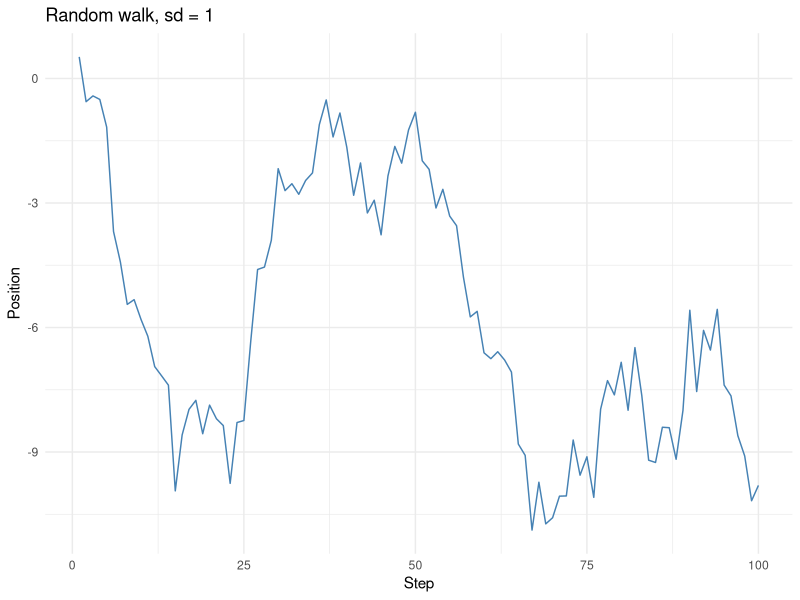
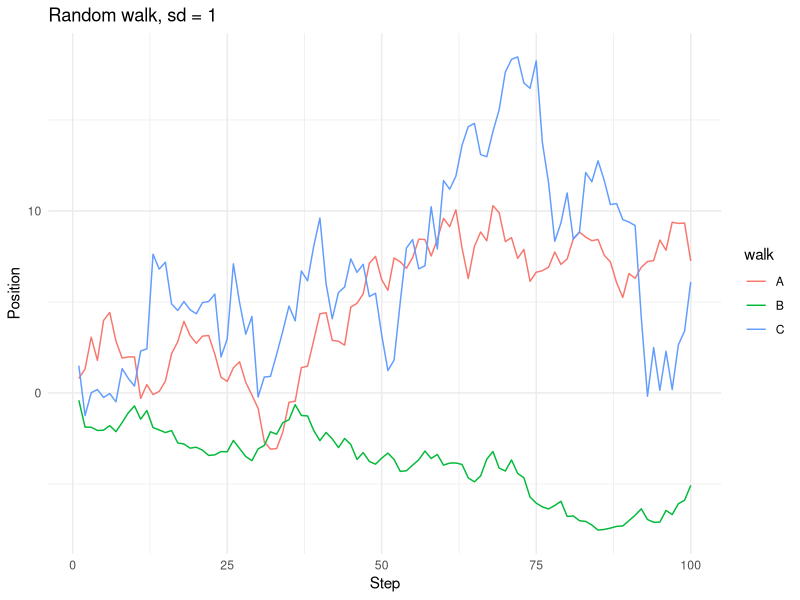
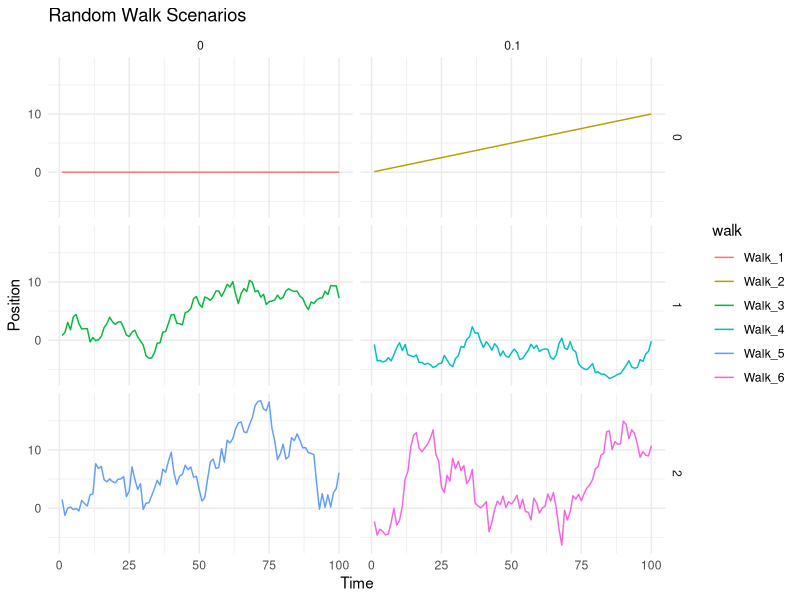
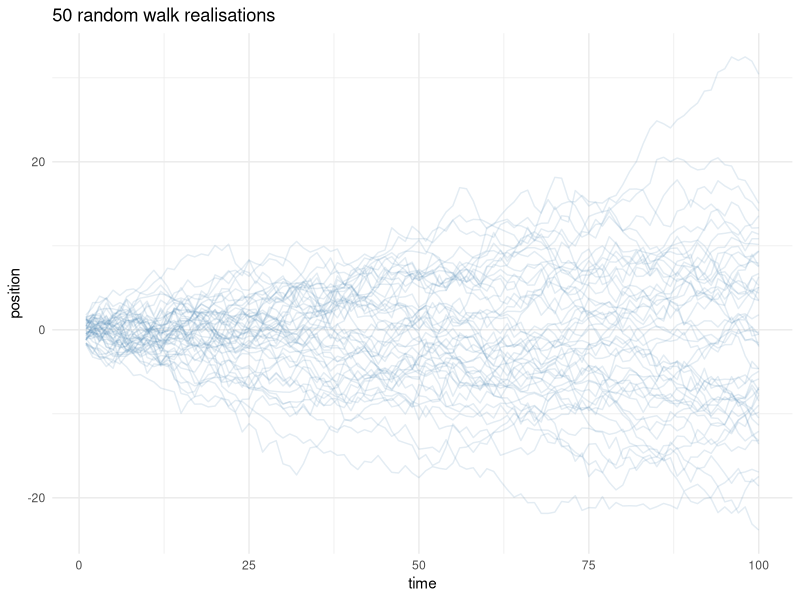
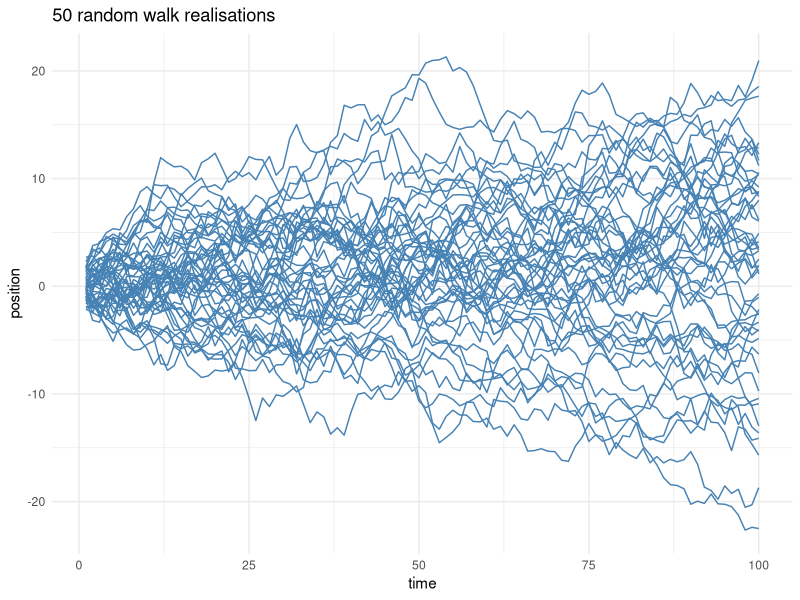
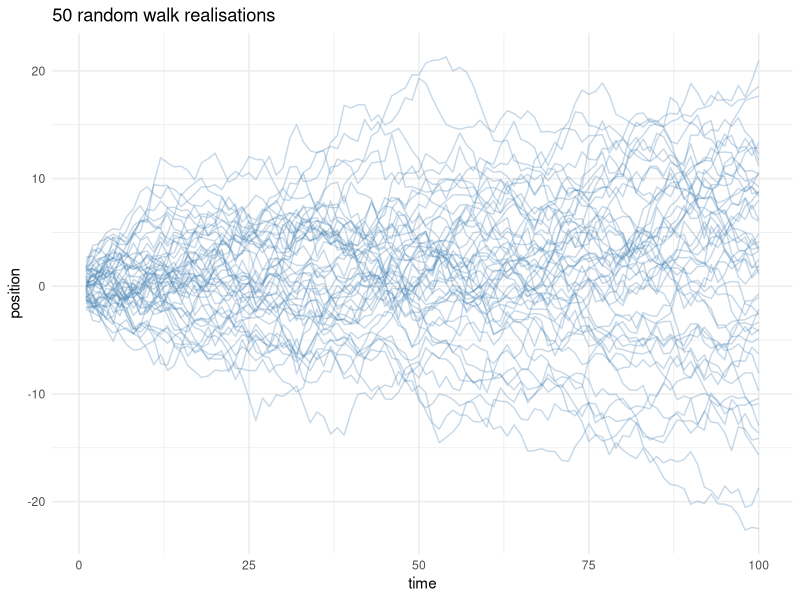
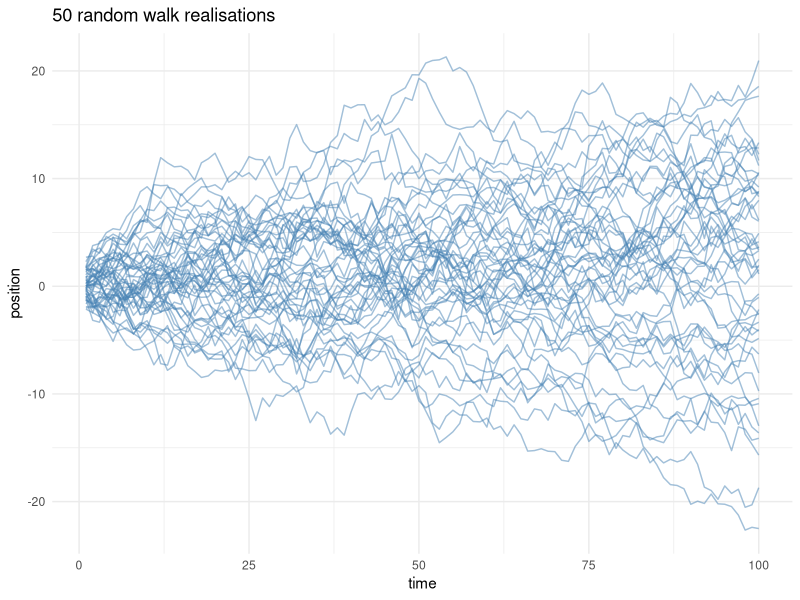
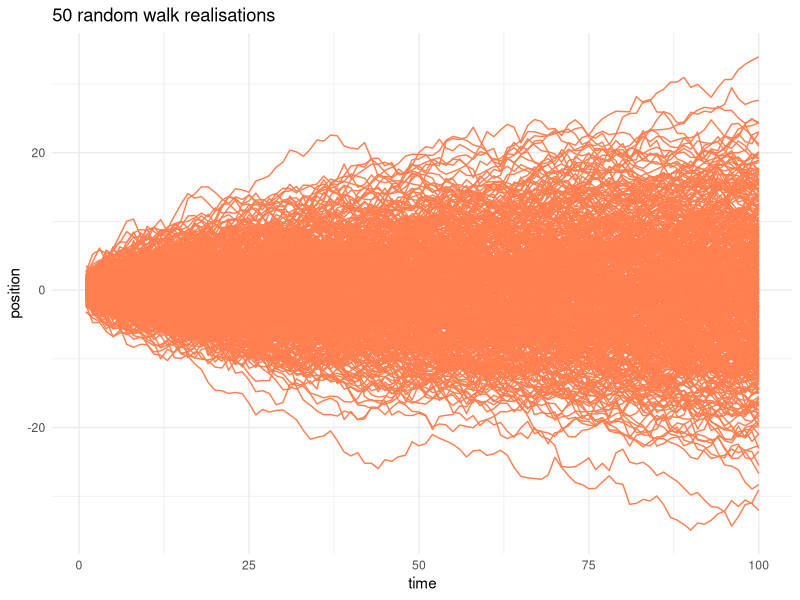

These figures' R source, in order:
## ---- chunk 1
library(ggplot2)
library(dplyr)
## ---- chunk 2
set.seed(2026)
n <- 100

walk_df <- data.frame(
  time = 1:n,
  position = cumsum(rnorm(n, mean = 0, sd = 1))
)

ggplot(walk_df, aes(time, position)) +
  geom_line(colour = "steelblue") +
  labs(title = "Random walk, sd = 1",
       x = "Step", y = "Position") +
  theme_minimal()
## ---- chunk 3
set.seed(21)
n <- 100

walk_df <- rbind(
  data.frame(
  time = 1:n,
  position = cumsum(rnorm(n, mean = 0, sd = 1)),
  walk = 'A'
  ),
  data.frame(
  time = 1:n,
  position = cumsum(rnorm(n, mean = 0, sd = 0.5)),
  walk = 'B'
  ),
data.frame(
  time = 1:n,
  position = cumsum(rnorm(n, mean = 0, sd = 2)),
  walk = 'C'
  )
)



ggplot(walk_df, aes(x=time, y=position, col = walk)) +
  geom_line() +
  labs(title = "Random walk, sd = 1",
       x = "Step", y = "Position") +
  theme_minimal()
## ---- chunk 4
set.seed(21)
n <- 100

random_walk <- function(n, drift, sd, walk) {
  walk_data <-  data.frame(
    time = 1:n,
    position = cumsum(rnorm(n, mean = drift, sd = sd)),
    walk = walk)
  return(walk_data)
}

params <- expand.grid(
  drift = c(0, 0.1),
  sd = c(0, 1, 2)
)

params$scenario_id <- 1:nrow(params)

all_walks <- do.call(rbind, lapply(1:nrow(params), function(i) {
  sim <- random_walk(
    n = 100,                # Number of steps
    drift = params$drift[i], 
    sd = params$sd[i], 
    walk = paste0("Walk_", params$scenario_id[i])
  )
  # Append the parameters to the simulation data for faceting
  sim$drift <- params$drift[i]
  sim$sd <- params$sd[i]
  return(sim)
}))

# Convert parameters to factors for cleaner facet labels
all_walks$drift <- factor(all_walks$drift)
all_walks$sd <- factor(all_walks$sd)

# 4. Plot using facet_grid(sd ~ drift)
ggplot(all_walks, aes(x = time, y = position, group = walk, color = walk)) +
  geom_line() +
  facet_grid(sd ~ drift) +  # Rows = sd, Columns = drift
  labs(title = "Random Walk Scenarios", x = "Time", y = "Position") +
  theme_minimal() 

#ggplot(walk_df, aes(x=time, y=position, col = walk)) +
  # geom_line() +
  # labs(title = "Random walk, sd = 1",
  #      x = "Step", y = "Position") +
  # facet_grid(sd ~ drift)
  # theme_minimal()
## ---- chunk 5
set.seed(2026)
n_steps <- 100
n_sims  <- 50

sims <- lapply(1:n_sims, function(i) {
  data.frame(sim = i, time = 1:n_steps,
             position = cumsum(rnorm(n_steps)))
})
sims <- bind_rows(sims)
## ---- chunk 6
ggplot(sims, aes(time, position, group = sim)) +
  geom_line(alpha = 0.15, colour = "steelblue") +
  labs(title = "50 random walk realisations") +
  theme_minimal()
## ---- chunk 7
n_steps <- 100
n_sims  <- 50

sims <- lapply(1:n_sims, function(i) {
  data.frame(sim = i, time = 1:n_steps,
             position = cumsum(rnorm(n_steps)))
})
sims <- bind_rows(sims)

ggplot(sims, aes(time, position, group = sim)) +
  geom_line(alpha = 1, colour = "steelblue") +
  labs(title = "50 random walk realisations") +
  theme_minimal()

ggplot(sims, aes(time, position, group = sim)) +
  geom_line(alpha = 0.3, colour = "steelblue") +
  labs(title = "50 random walk realisations") +
  theme_minimal()

ggplot(sims, aes(time, position, group = sim)) +
  geom_line(alpha = 0.5, colour = "steelblue") +
  labs(title = "50 random walk realisations") +
  theme_minimal()

n_sims  <- 500

sims <- lapply(1:n_sims, function(i) {
  data.frame(sim = i, time = 1:n_steps,
             position = cumsum(rnorm(n_steps)))
})
sims <- bind_rows(sims)

ggplot(sims, aes(time, position, group = sim)) +
  geom_line(alpha = 1, colour = "coral") +
  labs(title = "50 random walk realisations") +
  theme_minimal()

ggplot(sims, aes(time, position, group = sim)) +
  geom_line(alpha = 0.3, colour = "coral") +
  labs(title = "50 random walk realisations") +
  theme_minimal()

ggplot(sims, aes(time, position, group = sim)) +
  geom_line(alpha = 0.5, colour = "coral") +
  labs(title = "50 random walk realisations") +
  theme_minimal()
## ---- chunk 8
sims |>
  filter(sim <= 9) |>
  ggplot(aes(time, position)) +
  geom_line(colour = "steelblue") +
  facet_wrap(~ sim, nrow = 3) +
  labs(title = "9 of 50 realisations") +
  theme_minimal()
## ---- chunk 9
set.seed(2026)
n_steps <- 100
n_sims  <- 500

sims_big <- lapply(1:n_sims, function(i) {
  data.frame(sim = i, time = 1:n_steps,
             position = cumsum(rnorm(n_steps)))
})
sims_big <- bind_rows(sims_big)

summary_df <- sims_big |>
  group_by(time) |>
  summarise(
    median  = median(position),
    lower50 = quantile(position, 0.25),
    upper50 = quantile(position, 0.75),
    lower90 = quantile(position, 0.05),
    upper90 = quantile(position, 0.95),
    .groups = "drop"
  )
## ---- chunk 10
ggplot(summary_df, aes(time)) +
  geom_ribbon(aes(ymin = lower90, ymax = upper90),
              alpha = 0.2, fill = "steelblue") +
  geom_ribbon(aes(ymin = lower50, ymax = upper50),
              alpha = 0.4, fill = "steelblue") +
  geom_line(aes(y = median), colour = "steelblue", linewidth = 1) +
  labs(title = "Random walk: median, 50% and 90% intervals (500 sims)",
       x = "Time", y = "Position") +
  theme_minimal()
## ---- chunk 11
selected_sims <- sims_big %>%
  distinct(sim) %>%
  slice_sample(n = 10) %>%
  pull(sim)

random_samples_full <- sims_big %>%
  filter(sim %in% selected_sims) %>%
  mutate(sim = as.factor(sim))

ggplot(summary_df, aes(time)) +
  geom_ribbon(aes(ymin = lower90, ymax = upper90),
              alpha = 0.2, fill = "steelblue") +
  geom_ribbon(aes(ymin = lower50, ymax = upper50),
              alpha = 0.4, fill = "steelblue") +
  geom_line(aes(y = median), colour = "steelblue", linewidth = 1) +
  geom_line(data = random_samples_full, aes(x = time, y = position, col = sim),linewidth = 0.5, alpha = 0.5) +

  labs(title = "Random walk: median, 50% and 90% intervals (500 sims)",
       x = "Time", y = "Position") +
  theme_minimal()
